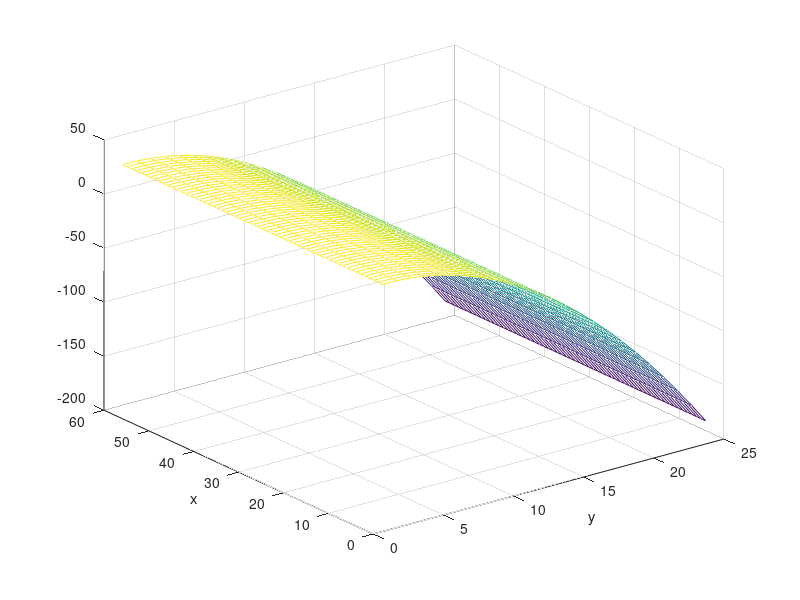

Recreate this plot in MATLAB. (Note: this script raises an error after producing the figure.)
%%% Part 2 of CE2. David Ahnlund and Emil Gestsson
clear, clc;
%Coefficients
Lx = 12; Ly = 5; T_ext = 25;

%% A

N = 60; M = 25;
h = Lx/N;  %should be same as Ly/M
F = 2 * ones(N-1,M-1);

Sx = 1/h^2 * (diag(-ones(N-2,1),-1)+diag(2*ones(N-1,1),0) + diag(-ones(N-2,1),1));
Sy = 1/h^2 * (diag(-ones(M-2,1),-1)+diag(2*ones(M-1,1),0) + diag(-ones(M-2,1),1));

%Boundary condition for x
Sx(1,1) = 2/(3*h^2); Sx(1,2) = -2/(3*h^2);
Sx(end,end) = 2/(3*h^2); Sx(end, end-1) = -2/(3*h^2);

%Boundary condition for y
Sy(end,end) = 2/(3*h^2); Sy(end, end-1) = -2/(3*h^2);

A = kron(eye(size(Sy)),Sx) + kron(Sy, eye(size(Sx)));
A = sparse(A);

F(:,1) = F(:,1) + T_ext/h^2;

f = reshape(F, (N-1)*(M-1),1);

t = A\f;

T = reshape(t, (N-1), (M-1));
T0 = T_ext * ones(N-1,1);
T = [T0 T];

mesh(T)
xlabel("y")
ylabel("x")

x = h:h:Lx-h;
y = h:h:Ly-h;

fprintf("T(6,2) = %.3f, for N = %.0f\n", T(x==6,y==2), N)

%% c

N = 60;
h = Lx/N;
M = Ly/h;
F = 2 * ones(N-1,M-1);

%From anaylitcal solution we have:
%------------
c0 = T_ext;
c1 = F/2 * Ly;
c2 = -F*Ly;
%------------

x = h:h:Lx-h;
y = h:h:Ly-h;

T_analytical = @(x,y) c0 + c1.*y + c2.*y.^2;

mesh(T_analytical(x',y))
xlabel("y")
ylabel("x")



%% d

N = 60*4;
h = Lx/N;
M = Ly/h;

F_func = @(x,y) 100*exp(-1/2 * (x-4).^2 - 4*(y-1).^2);

x = h:h:Lx-h;
y = h:h:Ly-h;

F = F_func(x',y);

Sx = 1/h^2 * (diag(-ones(N-2,1),-1)+diag(2*ones(N-1,1),0) + diag(-ones(N-2,1),1));
Sy = 1/h^2 * (diag(-ones(M-2,1),-1)+diag(2*ones(M-1,1),0) + diag(-ones(M-2,1),1));

%Boundary condition for x
Sx(1,1) = 2/(3*h^2); Sx(1,2) = -2/(3*h^2);
Sx(end,end) = 2/(3*h^2); Sx(end, end-1) = -2/(3*h^2);

%Boundary condition for y
Sy(end,end) = 2/(3*h^2); Sy(end, end-1) = -2/(3*h^2);

A = kron(eye(size(Sy)),Sx) + kron(Sy, eye(size(Sx)));

A = sparse(A);

F(:,1) = F(:,1) + T_ext/h^2;

f = reshape(F, (N-1)*(M-1),1);

t = A\f;

T = reshape(t, (N-1), (M-1));
T0 = T_ext * ones(N-1,1);
T = [T0 T];

figure
mesh(T)
xlabel("y")
ylabel("x")

figure
imagesc(x,y,T)
figure
contour(T)

fprintf("T(6,2) = %.3f, for N = %.0f\n", T(x==6,y==2), N)
